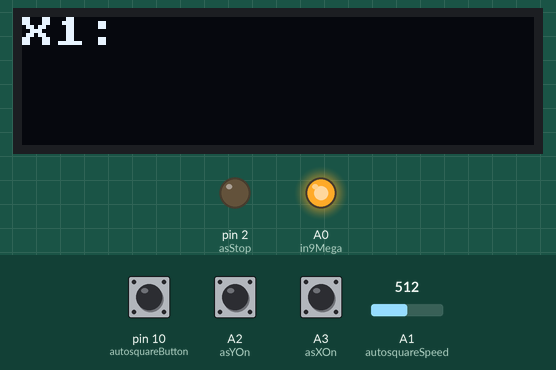
A sketch run on a simulated Arduino Uno, built with avr-gcc and run on an emulated ATmega328P. Shown: 128×32 one-colour display, output pins drawn as LEDs (lit = HIGH). The test bench sets the inputs (shaded band); at power-on: pin 10 (autosquareButton) HIGH, A1 (autosquareSpeed) = 512, A2 (asYOn) HIGH, A3 (asXOn) HIGH. What the sketch prints to the serial monitor is not drawn.

Above: at 0.1 s.
At 1.4 s:
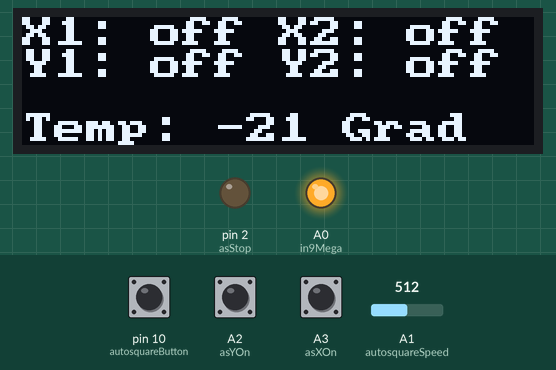
1.5 s: pin 10 (autosquareButton) pulled LOW for 3.2 s
At 2.9 s:
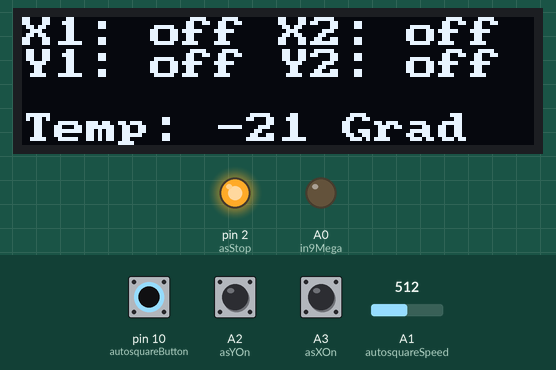
Timing chart, 0 to 6.2 s (numbered marks = the images above; inputs shaded):
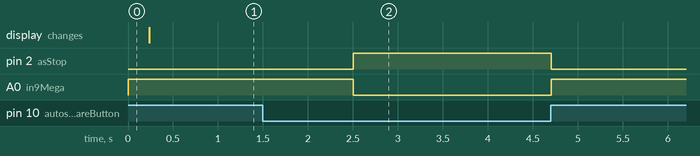

The sketch:

Firmware.ino
```cpp
#include <Arduino.h>
#include <U8x8lib.h>

// Programm configuration
uint16_t stepDelay = 0; // delay between steps in microseconds if no poti is connected - set to 0 to use a poti for setting speed
uint16_t startDelay = 1000; // delay betwenn pressing the autosquare button and starting autosquare in miliseconds, should be at least 500
byte speedPotiSamples = 10; // Samples of every speed poti reading
uint16_t speedPotiMin = 10;  // min delay between steps in microseconds
uint16_t speedPotiMax = 5000; // min delay between steps in microseconds

enum AUTOSQUARESTATE
{
    undefined,
    done,
    off
};

enum AXIS
{
    x,
    y
};

typedef struct
{
    AXIS axis;
    byte stepPin;
    byte endStopPin;
    AUTOSQUARESTATE state;
    byte stateDisplayRow;
    byte stateDisplayColumn;
    char label[4];
} STEPPER;

STEPPER steppers[] = {
    {x, 11, 5, off, 0, 0, "X1:"},
    {x, 3, 6, off, 0, 8, "X2:"},
    {y, 12, 7, off, 1, 0, "Y1:"},
    {y, 4, 8, off, 1, 8, "Y2:"},
};

// Pin configuration
// Outs
byte in9Mega = A0;
byte asStop = 2;
// INs
byte tempSensor = 9;
byte autosquareButton = 10;
byte autosquareSpeed = A1;
byte temperaturePin = 9;
// INs - user configuartion
byte asXOn = A3;
byte asYOn = A2;

// Display byte SDA = A4, SCL = A5
U8X8_SSD1306_128X32_UNIVISION_SW_I2C display(/* clock=*/SCL, /* data=*/SDA, /* reset=*/U8X8_PIN_NONE);
// Hardware i2c does not work for me with long wires
// U8X8_SSD1306_128X32_UNIVISION_HW_I2C display(/* clock=*/SCL, /* data=*/SDA, /* reset=*/U8X8_PIN_NONE);
const uint8_t *defaultFont = u8x8_font_pxplustandynewtv_f;

// Programm variales
uint32_t actualStepDelay = 0;
byte autosuareInitialised = false;
uint64_t timeStartButtonWasPressed = 0;
AUTOSQUARESTATE lastDisplayStates[sizeof(steppers) / sizeof(STEPPER)];

void updateAutosquareDelay() {
    // Dont read poti if a fixed speed is set
    if(stepDelay != 0 && actualStepDelay != stepDelay) {
        actualStepDelay = stepDelay;
        return;
    }

    uint16_t sum = 0;
    for (int i = 0; i < speedPotiSamples; i++)
    {
        sum+= analogRead(autosquareSpeed);
        delayMicroseconds(500);
    }
    actualStepDelay = map(sum / speedPotiSamples, 0, 1023, speedPotiMax, speedPotiMin);
}

void setDisplayStateOfStepper(STEPPER *stepper, byte displayStatePosition) {
    // Set last display state
    lastDisplayStates[displayStatePosition] = stepper->state;
    byte columPosition = stepper->stateDisplayColumn + (sizeof(stepper->label)/sizeof(char));

    // Empty last state
    display.setFont(defaultFont);
    display.drawString(columPosition, stepper->stateDisplayRow, "   ");

    if(stepper->state == off) {
        display.setFont(defaultFont);
        display.drawString(columPosition, stepper->stateDisplayRow, "off");
    } else if(stepper->state == undefined){
        display.setFont(defaultFont);
        display.drawString(columPosition, stepper->stateDisplayRow, "?");
    } else if(stepper->state == done) {
        display.setFont(u8x8_font_open_iconic_check_1x1);
        display.drawGlyph(columPosition, stepper->stateDisplayRow, 64);
    }
}
void updateDisplay()
{
    for (byte i = 0; i < sizeof(steppers) / sizeof(STEPPER); i++)
    {
        STEPPER *stepper = &steppers[i];
        // Only update when things changed
        if(stepper->state == lastDisplayStates[i]) {
            continue;
        }

        setDisplayStateOfStepper(stepper, i);
    }
}

void initDisplay() {
    display.begin();
    // display.setBusClock(100000);
    // Stepper states
    for (byte i = 0; i < sizeof(steppers) / sizeof(STEPPER); i++)
    {
        STEPPER *stepper = &steppers[i];
        display.setFont(defaultFont);
        display.drawString(stepper->stateDisplayColumn, stepper->stateDisplayRow, stepper->label);
        setDisplayStateOfStepper(stepper, i);
    }

    // Temperature sensor state
    display.setFont(defaultFont);
    display.drawUTF8(0,3, "Temp:");
    display.setCursor(6,3);
    display.print(-21);
    display.drawString(10,3,"Grad");
}

void autosquare()
{
    // Set HIGH Pulse if state is on and endstop not pressed
    for (byte i = 0; i < sizeof(steppers) / sizeof(STEPPER); i++)
    {
        STEPPER *stepper = &steppers[i];
        // Continue for loop if stepper is set to off or done
        if (stepper->state == off || stepper->state == done)
        {
            continue;
        }
        // Check if state is undefined
        if (stepper->state == undefined)
        {
            // Set HIGH pulse if endstop not reached
            if (digitalRead(stepper->endStopPin) == HIGH)
            {
                digitalWrite(stepper->stepPin, HIGH);
            }
            // Set state to ok if endstop is reached
            else
            {
                stepper->state = done;
                updateDisplay();
            }
        }
    }
    // Delay before setting to low - this is the speed of the steppers
    delayMicroseconds(actualStepDelay);

    // Set stepper steps to LOW if they are HIGH
     for (byte i = 0; i < sizeof(steppers) / sizeof(STEPPER); i++)
    {
        STEPPER *stepper = &steppers[i];
        if(digitalRead(stepper->stepPin) == HIGH) {
            digitalWrite(stepper->stepPin, LOW);
        }
    }
}

void initialize()
{
    Serial.println("Initializing");
    // Check if all stepper are already done
    bool allDone = true;
    for (byte i = 0; i < sizeof(steppers) / sizeof(STEPPER); i++)
    {
        if(steppers[i].state == undefined) {
            allDone = false;
        }
    }

    // Take control over steppers
    digitalWrite(asStop, HIGH);
    // Trigger IN9 to arduino mega
    digitalWrite(in9Mega, LOW);

    // Set steppers as OUTPUT and reset stepper states if all are done
    for (byte i = 0; i < sizeof(steppers) / sizeof(STEPPER); i++)
    {
        if(allDone && steppers[i].state == done) {
            steppers[i].state = undefined;
        }
    }

    // Set pulse speed
    updateAutosquareDelay();

    updateDisplay();

    autosuareInitialised = true;
}

void terminate()
{
    Serial.println("Terminating");

    digitalWrite(asStop, LOW);
    digitalWrite(in9Mega, HIGH);
    autosuareInitialised = false;
}

void setup()
{
    Serial.begin(9600);
    // Endstops and steppers
    for (byte i = 0; i < sizeof(steppers) / sizeof(STEPPER); i++)
    {
        pinMode(steppers[i].endStopPin, INPUT_PULLUP);
        pinMode(steppers[i].stepPin, OUTPUT);
    }

    // Inputs
    // pinMode(tempSensor, INPUT_PULLUP);
    pinMode(autosquareButton, INPUT_PULLUP);

    pinMode(asXOn, INPUT_PULLUP);
    pinMode(asYOn, INPUT_PULLUP);

    // Check if autosuare for axis is on
    if (digitalRead(asXOn) == LOW)
    {
        for (byte i = 0; i < sizeof(steppers) / sizeof(STEPPER); i++)
        {
            if (steppers[i].axis == x)
            {
                steppers[i].state = undefined;
            }
        }
    }
    if (digitalRead(asYOn) == LOW)
    {
        for (byte i = 0; i < sizeof(steppers) / sizeof(STEPPER); i++)
        {
            if (steppers[i].axis == y)
            {
                steppers[i].state = undefined;
            }
        }
    }

    // Outputs
    pinMode(asStop, OUTPUT);
    digitalWrite(asStop, LOW);
    pinMode(in9Mega, OUTPUT);
    digitalWrite(in9Mega, HIGH);
    // init display
    initDisplay();
}

void loop()
{
    // Check if button is pressed
    if (digitalRead(autosquareButton) == LOW)
    {
        // Check if start button was just pressed
        if(timeStartButtonWasPressed == 0) {
            timeStartButtonWasPressed = millis();
        }

        // Check if button was pressed long enough
        if(millis() - timeStartButtonWasPressed > startDelay) {
            // Check if we have to initinalize
            if (!autosuareInitialised)
            {
                initialize();
                delay(10);
            }
            autosquare();
        } else {
            // Use waiting time to determine if
        }
    }
    else
    {
        // reset timeStartButtonWasPressed
        timeStartButtonWasPressed = 0;
        // terminate if initialized
        if (autosuareInitialised)
        {
            terminate();
        }
    }
}
```

Measured:
- after the input at 1.5 s, pin 2 (asStop): LOW → HIGH after 1.0 s, → LOW 2.2 s later; A0 (in9Mega): HIGH → LOW after 1.0 s, → HIGH 2.2 s later
